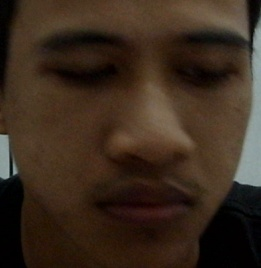
#> input picture latihan_Random/chat-gpt/face-recognition/face_99.jpg, 261 x 268 px, given in place of the camera
$ python deteksi_gerakan.py
#> lines starting #> are read from the running program, lines starting #| are printed output that depends on the picture; after the words box and inside, x2 and y2 are one past the last pixel; in counts of white or black regions, pixels touching at a corner belong together
import cv2
import time
import os
import numpy as np

# load model deteksi wajah dan mata
xml_folder_path = os.path.join(os.getcwd(), 'xml_opencv')
face_cascade = cv2.CascadeClassifier(os.path.join(xml_folder_path, 'haarcascade_frontalface_default.xml'))
eye_cascade = cv2.CascadeClassifier(os.path.join(xml_folder_path, 'haarcascade_eye.xml'))
# Check if the cascades are loaded successfully
if face_cascade.empty():
    print("Error loading haarcascade_frontalface_default.xml")
if eye_cascade.empty():
    print("Error loading haarcascade_eye.xml")
cap = cv2.VideoCapture(0)
ret, frame1 = cap.read()
#> frame1 is the input picture: shape (268, 261, 3); mean B, G, R 29.9, 43.1, 58.8
frame1 = cv2.cvtColor(frame1, cv2.COLOR_BGR2GRAY)
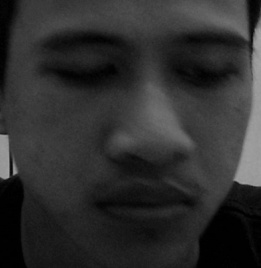
#> frame1: shape (268, 261); min 0, max 168, mean 46.3
frame1 = cv2.GaussianBlur(frame1, (21, 21), 0)
# variable untuk mencatat waktu kedipan
last_blink_time = time.time()
blink_count = 0
pupil_center = 0


# fungsi untuk mendeteksi kedipan
def detect_blink(gray, frame):
    global last_blink_time, blink_count, pupil_center
    # deteksi wajah
    faces = face_cascade.detectMultiScale(gray, 1.3, 5)
#> faces = ()
    for (x, y, w, h) in faces:
        roi_gray = gray[y:y + h, x:x + w]
        roi_color = frame[y:y + h, x:x + w]

        # Deteksi mata
        eyes = eye_cascade.detectMultiScale(roi_gray)
        for (ex, ey, ew, eh) in eyes:
            cv2.rectangle(roi_color, (ex, ey), (ex + ew, ey + eh), (0, 255, 0), 2)

            # ROI mata untuk pelacakan pupil
            roi_gray_eye = roi_gray[ey:ey + eh, ex:ex + ew]
            roi_color_eye = roi_color[ey:ey + eh, ex:ex + ew]
            # Assuming 'pupil_ratio' is defined somewhere or here
            pupil_ratio = 0.0  # Placeholder value; you need to calculate it based on your context
            if pupil_ratio < 0.3:
                if time.time() - last_blink_time >= 0.2:
                    blink_count += 1
                    last_blink_time = time.time()
#> this loop made 0 passes
#> after the loop, blink_count = 0; last_blink_time = 1.8e+09
    if eye_cascade:
        if time.time() - last_blink_time >= 0.2:
            blink_count += 1
            last_blink_time = time.time()


def transalate_blink(blink_count):
    if blink_count == 3:
        return "Minta tolong"
    elif blink_count == 4:
        return "Ingin Pipis"


while True:
    ret, frame2 = cap.read()
    gray = cv2.cvtColor(frame2, cv2.COLOR_BGR2GRAY)
    frame2 = cv2.GaussianBlur(gray, (21, 21), 0)
    detect_blink(gray, frame2)

    # tampilkan pesan jika jumlah kedipan sudah sesuai dengan kode
    if blink_count >= 5:
        message = transalate_blink(blink_count)
        print(message)
        blink_count = 0
    # hitung perbedaan antara frame saat ini dan frame sebelumnya
    diff = cv2.absdiff(frame1, gray)
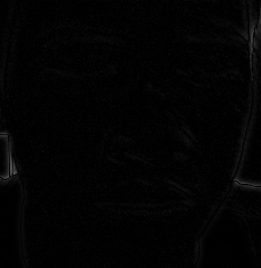
#> diff: shape (268, 261); min 0, max 84, mean 3
    # ambil threshold untuk mendeteksi perubahan
    thresh = cv2.threshold(diff, 30, 255, cv2.THRESH_BINARY)[1]
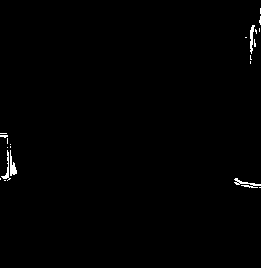
#> thresh: shape (268, 261); 0.61% white in thin lines or dots, all inside (x1, y1, x2, y2) = (0, 8, 261, 188)
    # lakukan dilasi untuk memperbesar area putih (gerakan)
    dilated = cv2.dilate(thresh, None, iterations=3)
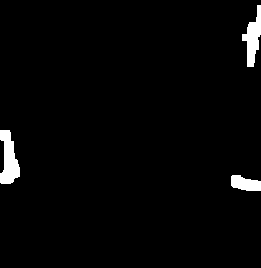
#> dilated: shape (268, 261); 2.4% white; 3 white regions
    # temukan kontur pada gambar yang telah didilasi
    contours, _ = cv2.findContours(dilated, cv2.RETR_TREE, cv2.CHAIN_APPROX_SIMPLE)
#> contours = 3 contours; box (x1, y1, x2, y2) and area: (0, 130, 20, 184) 628, (242, 5, 261, 67) 523, (231, 175, 261, 191) 318
    # GAMBAR KOTAK di sekitar objek yang bergerak
    for contour in contours:
        (x, y, w, h) = cv2.boundingRect(contour)
        if cv2.contourArea(contour) < 900:
            continue
        cv2.rectangle(frame1, (x, y), (x + w, y + h), (0, 255, 0), 2)
#> this loop made 3 passes
#> (x, y, w, h) on passes 1 to 3: (231, 175, 30, 16), (0, 130, 20, 54), (242, 5, 19, 62)

    # tampilkan hasil
    cv2.imshow("Frame", frame1)
    frame1 = gray

    # tekan q untuk keluar
    if cv2.waitKey(1) & 0xFF == ord('q'):
#> (key q is pressed here)
        break

cap.release()
cv2.destroyAllWindows()
